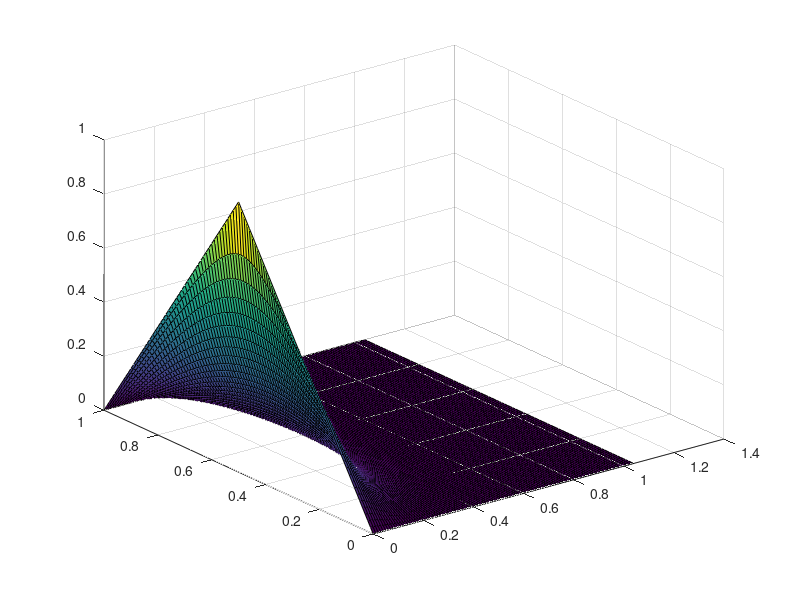

Recreate this plot in MATLAB.
h=1/100;
Nx = 1/h+1;
k = 1/100;
%k=.25*h^2;
Nt = 5*ceil(.2*1/k +1);

lambda = k/h^2;
close all


%diagonals
A = eye(Nx-2,Nx-2);
%off diagonals
B = vertcat( zeros(1,Nx-2),  horzcat( eye(Nx-3, Nx-3), zeros(Nx-3,1) )  )  ;

%construct laplacian matrix

L =(1 + 2*lambda)*A - lambda *(B + B');


%Construct x,t grids

x = zeros(1,Nx);
for i = 1:1:Nx
    x(i) = h*(i-1);
end
t = zeros(1,Nt);
for i = 1:1:Nt
    t(i) = k*(i-1);
end

%fill in initial vector
u = zeros(Nx-2,Nt);
for i = 1:1:Nx-2
    if x(i) <.5
        u(i,1) = 2*x(i+1);
    else
        u(i,1) = 2*(1-x(i+1));
    end
end


%solve problem via backwards difference
for i = 2:1:Nt;
    u(:,i) = L\u(:,i-1);
end

u = vertcat( zeros(1,Nt), u, zeros(1,Nt));


surf(t,x,u)
